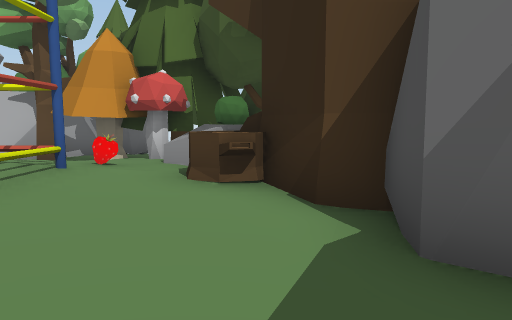
view 1 (above)

24 first-person views from a walk through a Unity game level. The camera is 1.4 m above the floor, tilts 6° down and sees 70° across. The floor is counted in squares, 1.8 m on a side. Each view is taken from the middle of a square. On the plan, view 1 faces up. The plan holds only what a view shows up to about 12 squares ahead; the rest is blank. The place goes on beyond the plan. The player character is not drawn.

view 2
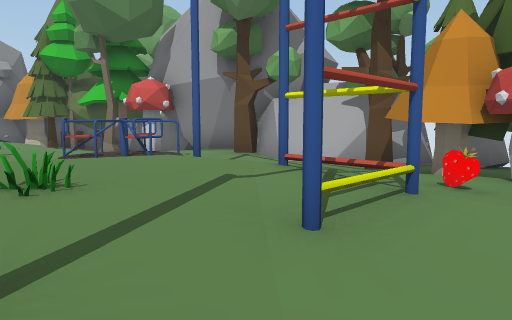

view 3
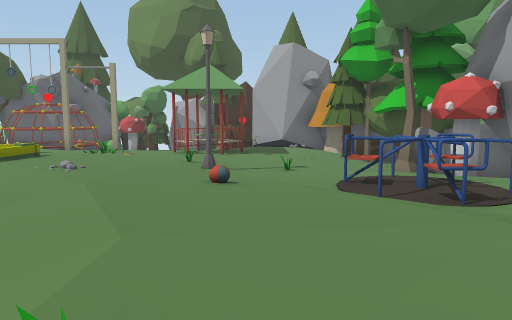

view 4
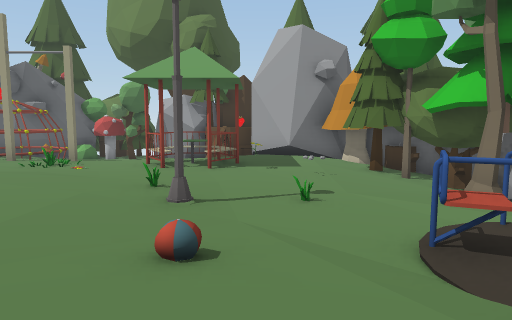

view 5
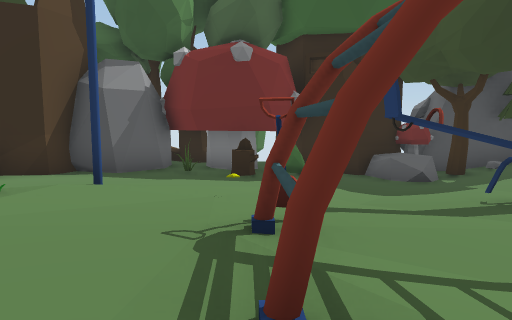

view 6
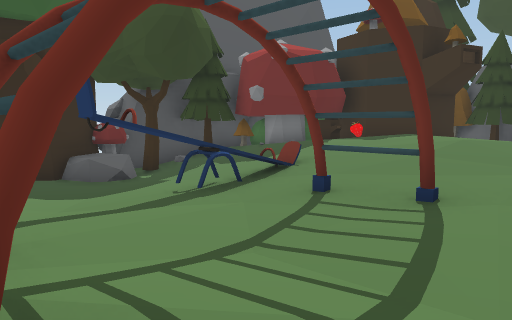

view 7
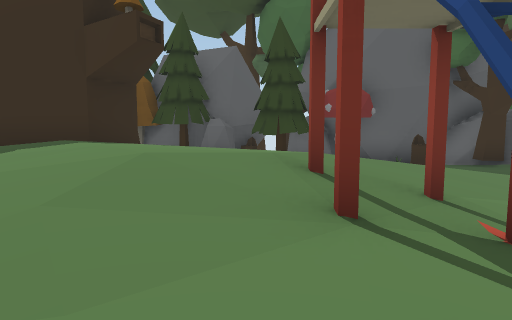

view 8
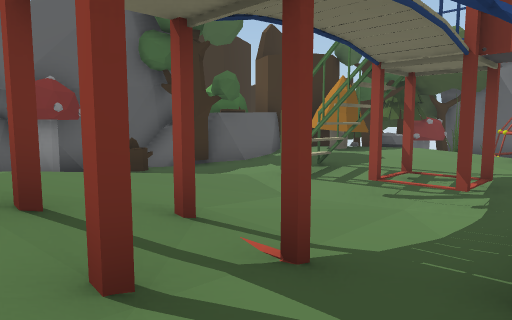

view 9
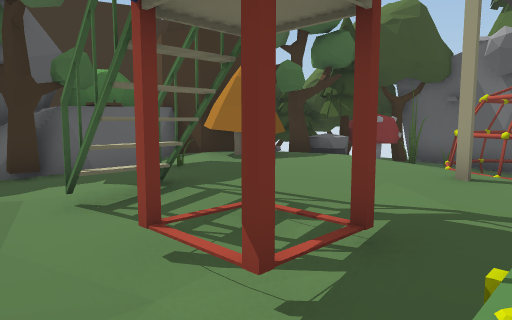

view 10
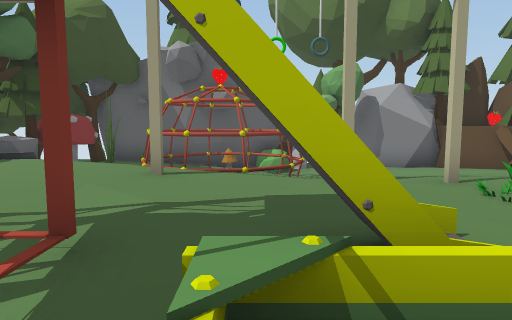

view 11
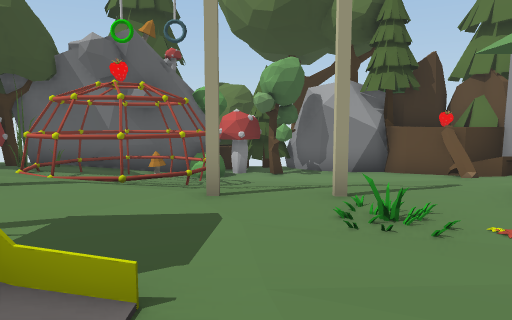

view 12
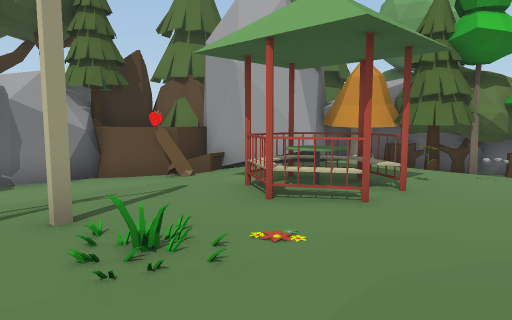

view 13
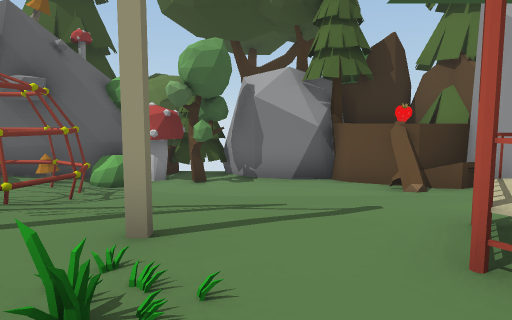

view 14
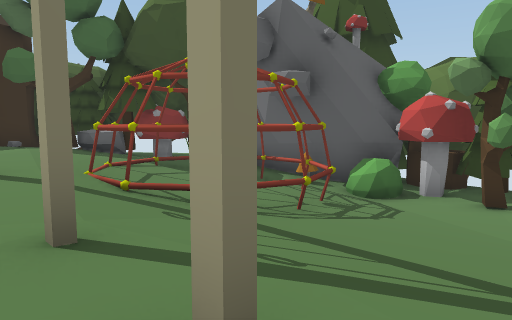

view 15
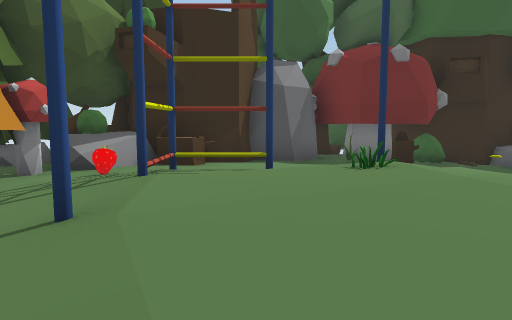

view 16
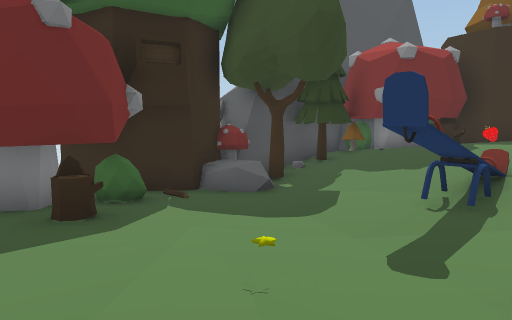

view 17
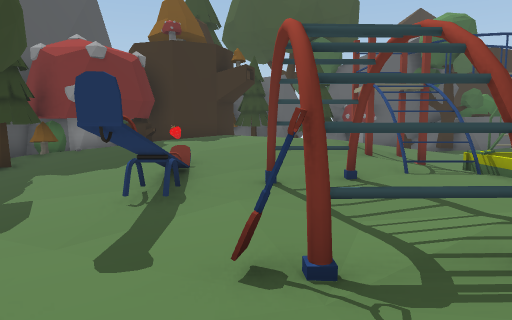

view 18
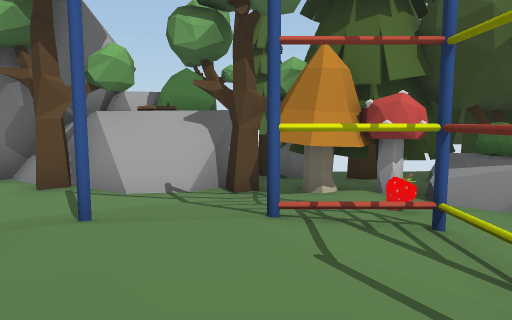

view 19
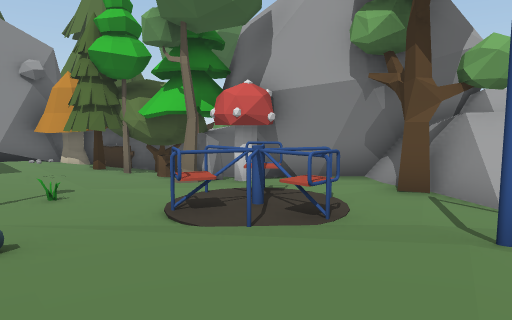

view 20
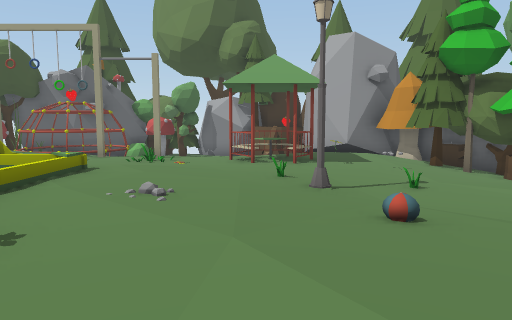

view 21
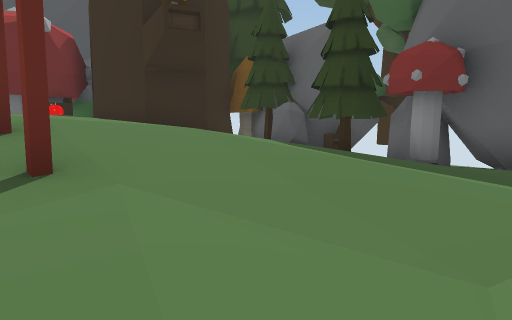

view 22
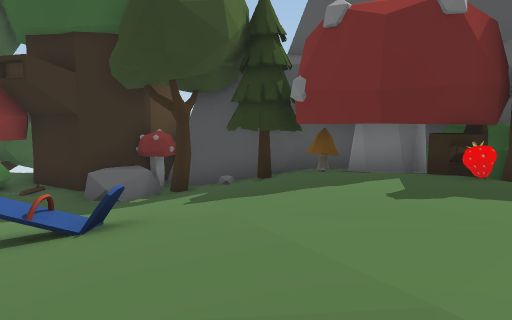

view 23
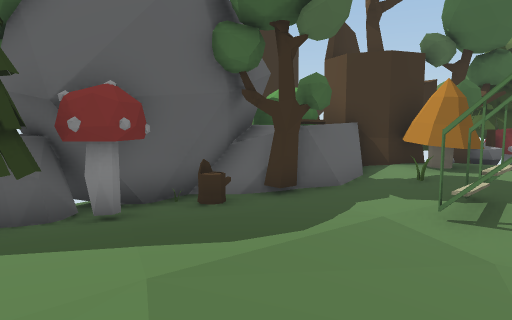

view 24
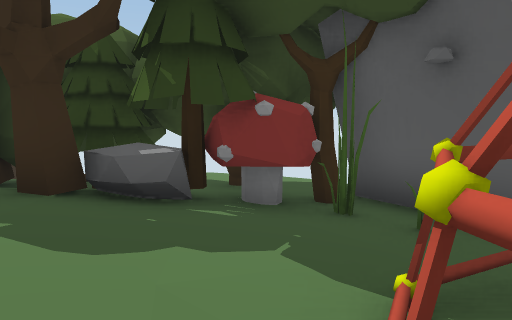

### Floor plan
Key: @ floor where view 1 was taken; # wall or solid block; . main floor; : floor 0.25 m higher than the main floor; - floor 0.25 m lower than the main floor; + floor 0.5 m higher than the main floor; _ floor 0.5 m lower than the main floor; * floor 0.75 m higher than the main floor; < floor 0.75 m lower than the main floor; % floor 1 m higher than the main floor; ( floor 1 m lower than the main floor; & floor 1.25 m higher than the main floor; $ floor 1.5 m higher than the main floor; / step, stairs or slope; = window, fence, low wall or low ledge; ^ raised ledge; R rock; B bush; T tree; M mushroom; S stump; L lamp; O other object.
Columns run from 25 left of view 1 to 6 right of it. Each row starts with its distance up from view 1.
 10                   RBTTRT TT
  9           #         ##RT RR
  8          ############TMMTTTS
  7          TT#T__-..T#---MMBTS T
  6        ##S#S_RM-........BB## T
  5        #M-TT_T-.O...:::O.S#
  4  T    RRM..-----OO:#++:..##
  3  TT RRRRR..O.-O-..:+++:..-#RTTT
  2  # T$#RR...O.....::++O+..-RRRT
  1     OOO-.OOO..L..:++*++#.-O--TT
  0    ###/--OOO.O::::++++::.@-_# TT
 -1    #<<_--....:::++++#O.O--S###TT
 -2  ###(<<_-...::++++::::.--__BB##
 -3  #TT((<_-#.O:+++++::...-__< ##
 -4 TTT(((<_-..::::  :::..OO_<<<##
 -5 TSSBM(OO-#..:=O  =::#/OO-_<RM##
 -6 T###(O_OO....##//##++::..-_T<#O
 -7    #M<_-O:::/#--.##+*++::.-__TO
 -8    #<OOO:#:./-_--:+*%%**+:.--#
 -9    OO_/.::::##_-.:*%&%%**+MT##
-10    TO_-:++::#^--.+*%%&%%*####
-11    #_-.:++::#=-.:+*%%%%%OS###
-12     TTRT:##O..-.::+*    ####
-13    TTTRT##::..--.::    #  #
-14    <TTT######T----.   ##
-15      TT     ##OS_MTTR  #
-16              ####RRS#T##
-17                 ##T## ##
-18                   T

Where each view was taken, in squares from view 1:
view 1: 0 up, 0 right, facing up
view 2: 1 up, 1 left, facing up-left
view 3: 2 up, 3 left, facing left
view 4: 2 up, 6 left, facing left
view 5: 1 down, 7 left, facing right
view 6: 1 down, 7 left, facing down-right
view 7: 5 down, 6 left, facing down
view 8: 6 down, 6 left, facing down-left
view 9: 6 down, 10 left, facing down-left
view 10: 6 down, 10 left, facing left
view 11: 4 down, 11 left, facing left
view 12: 4 down, 12 left, facing up-left
view 13: 2 down, 13 left, facing left
view 14: 2 down, 15 left, facing down-left
view 15: 3 up, 8 left, facing right
view 16: 1 up, 4 left, facing down-right
view 17: 1 up, 4 left, facing down
view 18: 1 up, 4 left, facing up
view 19: 1 up, 5 left, facing up-left
view 20: 0 up, 5 left, facing left
view 21: 8 down, 11 left, facing down-right
view 22: 8 down, 6 left, facing right
view 23: 9 down, 6 left, facing down-left
view 24: 8 down, 17 left, facing down-left
